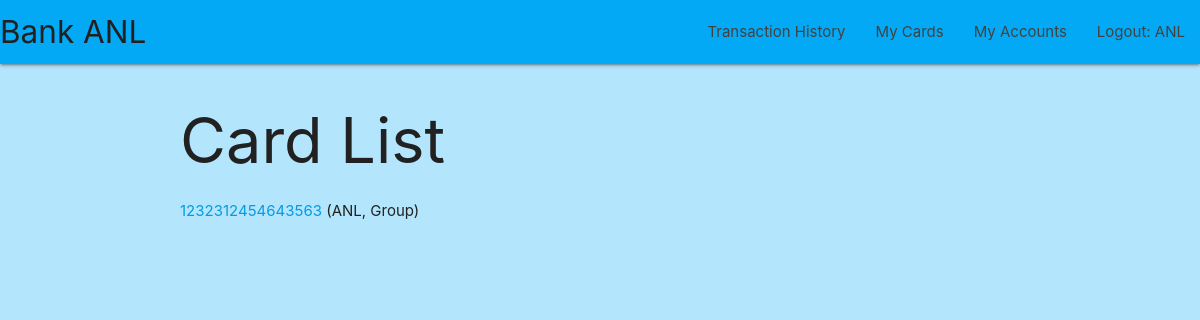
The app's page /catalog/cards/ (signed in) with its own data.
### catalog/models.py (models this page shows, shortened)
class Card(models.Model):
    card_number = models.CharField(
        primary_key=True,
        validators=[MinLengthValidator(16)],
        max_length=16,
        help_text='Card number')
    """ Links account to a specific user """
    bank_user = models.ForeignKey(
        User,
        on_delete=models.SET_NULL,
        null=True,
        blank=True)
    account = models.ForeignKey(
        Account,
        on_delete=models.SET_NULL,
        null=True,
        help_text='Account that this Card is linked to')
    pin = models.CharField(
        validators=[MinLengthValidator(4)],
        max_length=4,
        help_text='Enter PIN for Card')
    first_name = models.CharField(
        max_length=30,
        help_text='Enter first name for Card')
    last_name = models.CharField(
        max_length=30,
        help_text='Enter last name for Card')
    phone_number = models.CharField(
        validators=[MinLengthValidator(10)],
        max_length=10,
        help_text='Enter phone number for Account')
    issue_date = models.DateField(
        null=True,
        blank=True)
    expiration_date = models.DateField(
        null=True,
        blank=True)
    CARD_STATUS = (
        ('A', 'Activated'),
        ('D', 'Deactivtaed')
    )
    status = models.CharField(
        max_length=1,
        choices=CARD_STATUS,
        blank=True,
        default='D',
        help_text='Card Status'
    )
    def get_absolute_url(self):
        return reverse('card-detail', args=[str(self.card_number)])

### catalog/views.py (the view)
# urls.py: path('cards/', views.CardListView.as_view(), name='cards'),
class CardListView(generic.ListView):
    model = Card
    paginate_by = 25

### catalog/templates/catalog/card_list.html
{% extends "base_generic.html" %}
{% block content %}
  <h1>Card List</h1>
  {% if card_list %}
  <ul>
    {% for card in card_list %}
      <li>
        <a href="{{ card.get_absolute_url }}">{{ card.card_number }}</a> ({{card.last_name}}, {{card.first_name}})
      </li>
    {% endfor %}
  </ul>
  {% else %}
    <p>There are no cards at this bank.</p>
  {% endif %}
{% endblock %}

### catalog/templates/base_generic.html (shortened to what this page needs)
<!DOCTYPE html>
<html lang="en">
<head>
  <link rel="stylesheet" href="https://cdnjs.cloudflare.com/ajax/libs/materialize/1.0.0/css/materialize.min.css">
  {% load static %}
  <link rel="stylesheet" href="{% static 'css/styles.css' %}">
</head>
<body>
  <nav>
    <div class="nav-wrapper light-blue ">
      <a href="{% url 'index' %}" class="brand-logo grey-text text-darken-4">Bank ANL</a>
      <ul id="nav-mobile" class="right hide-on-med-and-down">
        {% if user.is_authenticated %}
          <li><a class="grey-text text-darken-3" href="{% url 'transaction-history' %}">Transaction History</a></li>
          <li><a class="grey-text text-darken-3" href="{% url 'my-cards' %}">My Cards</a></li>
          <li><a class="grey-text text-darken-3" href="{% url 'my-accounts' %}">My Accounts</a></li>
          <li><a class="grey-text text-darken-3" href="{% url 'logout'%}?next={{request.path}}">Logout: {{ user.get_username }}</a></li>
        {% else %}
          <li><a class="grey-text text-darken-3" href="{% url 'login'%}?next=../../">Sign in</a></li>
            <li>or</li>
            <li><a class="grey-text text-darken-3" href="{% url 'register'%}?next=../../">register</a></li>
        {% endif %}
      </ul>
    </div>
  </nav>
  <div class="container-fluid">
    <div class="row">
      <div class="col-sm-10">
        <div class="container">
          {% block content %}
          {% endblock %}
        </div>
      </div>
    </div>
  </div>
</body>
</html>

### catalog/static/css/styles.css (style rules this page uses)
body { background-color: #B3E5FC; color: #212121; }
div { color: #212121; }

### records on screen
Card: card_number "1232312454643563", last_name "ANL", first_name "Group"

### other values on screen
{{ user.get_username }} "ANL"
